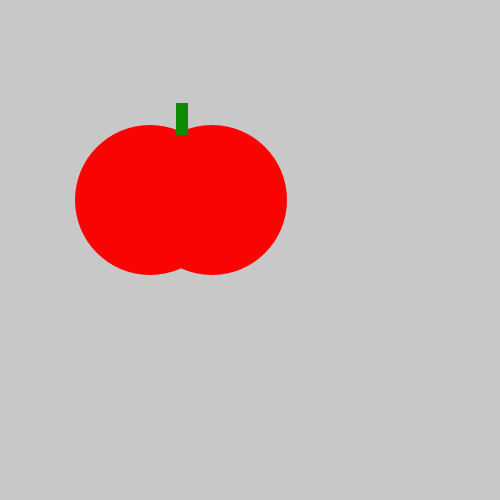
Frame 1 (no input)
Frame 60 (the mouse pressed at the canvas centre just before this capture): identical to frame 1, image omitted
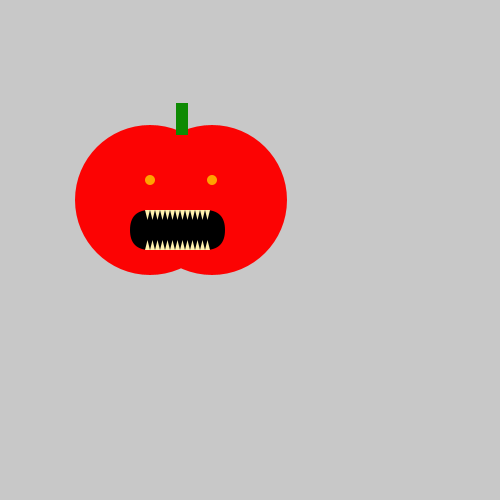
Frame 120 (the mouse held since frame 60 and released just before this capture)

The Processing sketch that drew these frames (run headless with seeded random() and noise(); from frame 60 on, the mouse is pressed at the canvas centre):

// Processing sketch: tasty_tomato
// ── tasty_tomato.pde
void setup() {
    size(500, 500);
}
void draw() {
    background(200, 200, 200);
    noStroke();
    fill(252, 3, 3);
    ellipse(150, 200, 150, 150);
    ellipse(212, 200, 150, 150);
    fill(14, 138, 3);
    rect(176, 103, 12, 32);
    if (mousePressed){
      fill(255, 162, 0);
      ellipse(150, 180, 10, 10);
      ellipse(212, 180, 10, 10);
      fill(0, 0, 0);
      rect(130, 210, 95, 40, 360);
      fill(255, 241, 173);
      triangle(145, 210, 150, 210, 147.5, 220);
      triangle(150, 210, 155, 210, 152.5, 220);
      triangle(155, 210, 160, 210, 157.5, 220);
      triangle(160, 210, 165, 210, 162.5, 220);
      triangle(165, 210, 170, 210, 167.5, 220);
      triangle(170, 210, 175, 210, 172.5, 220);
      triangle(175, 210, 180, 210, 177.5, 220);
      triangle(180, 210, 185, 210, 182.5, 220);
      triangle(185, 210, 190, 210, 187.5, 220);
      triangle(190, 210, 195, 210, 192.5, 220);
      triangle(195, 210, 200, 210, 197.5, 220);
      triangle(200, 210, 205, 210, 202.5, 220);
      triangle(205, 210, 210, 210, 207.5, 220);
      triangle(145, 250, 150, 250, 147.5, 240);
      triangle(150, 250, 155, 250, 152.5, 240);
      triangle(155, 250, 160, 250, 157.5, 240);
      triangle(160, 250, 165, 250, 162.5, 240);
      triangle(165, 250, 170, 250, 167.5, 240);
      triangle(170, 250, 175, 250, 172.5, 240);
      triangle(175, 250, 180, 250, 177.5, 240);
      triangle(180, 250, 185, 250, 182.5, 240);
      triangle(185, 250, 190, 250, 187.5, 240);
      triangle(190, 250, 195, 250, 192.5, 240);
      triangle(195, 250, 200, 250, 197.5, 240);
      triangle(200, 250, 205, 250, 202.5, 240);
      triangle(205, 250, 210, 250, 207.5, 240);
    }
}
